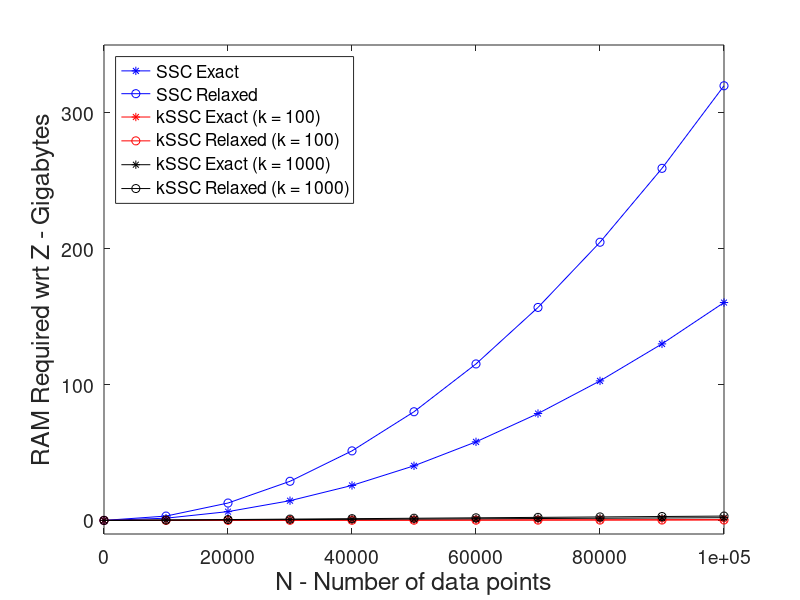

This figure's MATLAB source:
resolution_steps = 10;

max_N = 100000;
D = 500;
n_k_1 = 100;
n_k_2 = 1000;

ssc_exact = zeros(resolution_steps + 1, 1);
ssc_relaxed = zeros(resolution_steps + 1, 1);

kssc_exact_1 = zeros(resolution_steps + 1, 1);
kssc_relaxed_1 = zeros(resolution_steps + 1, 1);

kssc_exact_2 = zeros(resolution_steps + 1, 1);
kssc_relaxed_2 = zeros(resolution_steps + 1, 1);

n_list = zeros(resolution_steps + 1, 1);

for k = 1 : resolution_steps + 1;
    
    current_N = (max_N / resolution_steps) * (k-1);
    
    n_list(k) = current_N;
    
    ssc_exact(k) = 2*current_N^2 + D*current_N;
    ssc_relaxed(k) = 4*current_N^2;
    
    kssc_exact_1(k) = 2*n_k_1*current_N + D*current_N;
    kssc_relaxed_1(k) = 4*n_k_1*current_N;
    
    kssc_exact_2(k) = 2*n_k_2*current_N + D*current_N;
    kssc_relaxed_2(k) = 4*n_k_2*current_N;
end

ssc_exact = (ssc_exact * 64) * 1.25e-10;
ssc_relaxed = (ssc_relaxed * 64) * 1.25e-10;

kssc_exact_1 = (kssc_exact_1 * 64) * 1.25e-10;
kssc_relaxed_1 = (kssc_relaxed_1 * 64) * 1.25e-10;

kssc_exact_2 = (kssc_exact_2 * 64) * 1.25e-10;
kssc_relaxed_2 = (kssc_relaxed_2 * 64) * 1.25e-10;

h1 = plot(ssc_exact, '-*b');
hold on
h2 = plot(ssc_relaxed, '-ob');

h3 = plot(kssc_exact_1, '-*r');
h4 = plot(kssc_relaxed_1, '-or');

h5 = plot(kssc_exact_2, '-*k');
h6 = plot(kssc_relaxed_2, '-ok');

set(gca, 'fontsize', 14);

xlabel('N - Number of data points', 'FontSize', 18);
xlim([1, 11]);
set(gca, 'XTick', 1:2:(resolution_steps + 1));
set(gca, 'XTickLabel', n_list(1:2:length(n_list)));

ylabel('RAM Required wrt Z - Gigabytes', 'FontSize', 18);
ylim([-10, 350]);

legend([h1, h2, h3, h4, h5, h6], 'SSC Exact', 'SSC Relaxed', ['kSSC Exact (k = ' num2str(n_k_1) ')'],['kSSC Relaxed (k = ' num2str(n_k_1) ')'], ['kSSC Exact (k = ' num2str(n_k_2) ')'],['kSSC Relaxed (k = ' num2str(n_k_2) ')'], 'Location', 'NorthWest');

print(gcf, '-depsc2', 'mem.eps');